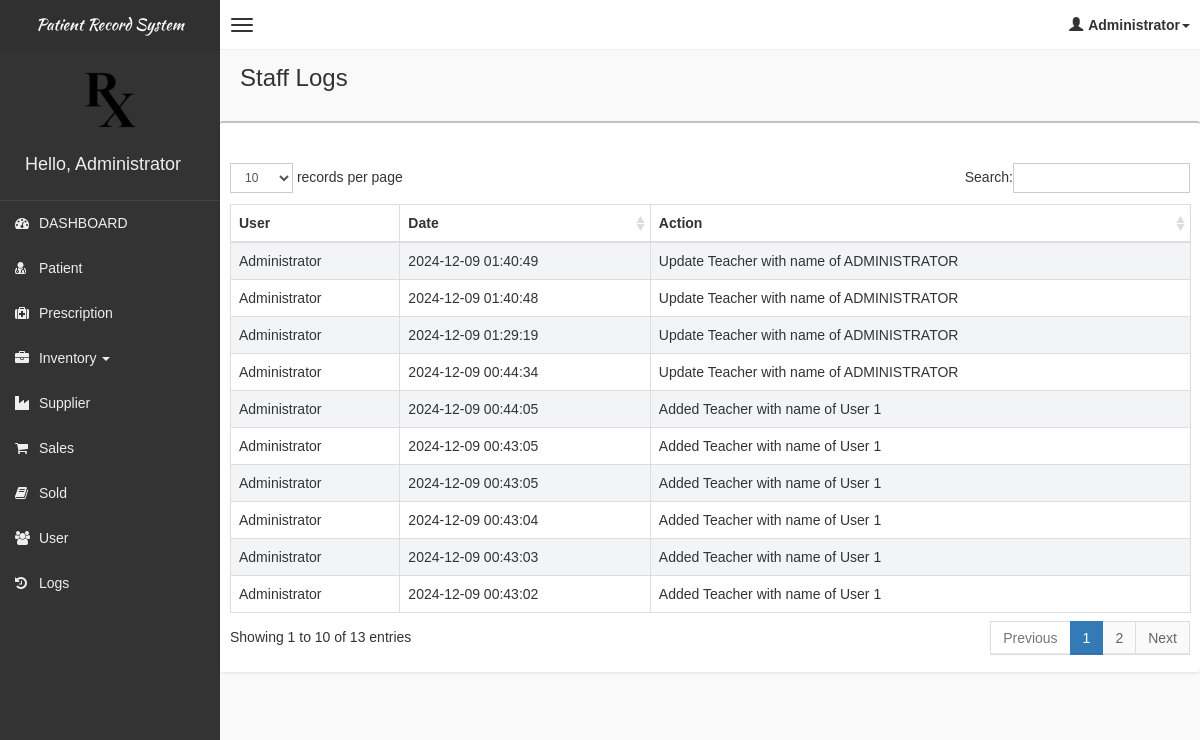
Page /pages/logs/logs.php (signed in) on the committed database.
### tables this page shows
CREATE TABLE `tbllogs` (
  `id` int(11) NOT NULL,
  `user` varchar(50) NOT NULL,
  `logdate` datetime NOT NULL,
  `action` text NOT NULL,
  `old_value` longtext DEFAULT NULL CHECK (json_valid(`old_value`)),
  `new_value` longtext DEFAULT NULL
);

### pages/logs/logs.php (the view, shortened to what this page needs)
<!DOCTYPE html>
<html>
    <?php
    if(!isset($_SESSION['role']))
    {
        header("Location: ../../login.php");
    }
    else
    {
    include('../head_css.php'); ?>
    <body class="skin-black">
        <?php
        include "../connection.php";
        ?>
        <?php include('../header.php'); ?>
        <div class="wrapper row-offcanvas row-offcanvas-left">
            <?php include('../sidebar-left.php'); ?>
            <aside class="right-side">
                <section class="content-header">
                    <h1>
                        Staff Logs
                    </h1>
                </section>
                <section class="content">
                    <div class="row">
                            <div class="box">
                                <div class="box-header">
                                    <div style="padding:10px;">
                                    </div>
                                </div>
                                <div class="box-body table-responsive">
                                <form method="post">
                                    <table id="table" class="table table-bordered table-striped">
                                        <thead>
                                            <tr>
                                                <th>User</th>
                                                <th>Date</th>
                                                <th>Action</th>
                                            </tr>
                                        </thead>
                                        <tbody>
                                            <?php
                                                $squery = mysqli_query($con, "select * from tbllogs order by logdate desc");
                                                while($row = mysqli_fetch_array($squery))
                                                {
                                                    echo '
                                                    <tr>
                                                        <td>'.$row['user'].'</td>
                                                        <td>'.$row['logdate'].'</td>
                                                        <td>'.$row['action'].'</td>
                                                    </tr>
                                                    ';
                                                }
                                            ?>
                                        </tbody>
                                    </table>
                                    </form>
                                </div>
                            </div>
                    </div>
                </section>
            </aside>
        </div>
        <?php }
        include "../footer.php"; ?>
    </body>
</html>

### css/AdminLTE.css (style rules this page uses)
html, body { overflow-x: hidden!important; font-family: 'Source Sans Pro', sans-serif; -webkit-font-smoothing: antialiased; min-height: 100%; background: #f9f9f9; }
.wrapper { min-height: 100%; }
.wrapper:before, .wrapper:after { display: table; content: " "; }
.wrapper:after { clear: both; }
.right-side, .left-side { min-height: 100%; display: block; }
.right-side { background-color: #f9f9f9; margin-left: 220px; }
.content { padding: 20px 15px; background: #f9f9f9; }
h1, h2, h3, h4, h5, h6, .h1, .h2, .h3, .h4, .h5, .h6 { font-family: 'Source Sans Pro', sans-serif; }
.table-striped > tbody > tr:nth-child(odd) > td, .table-striped > tbody > tr:nth-child(odd) > th { background-color: #f3f4f5; }
.right-side > .content-header { position: relative; padding: 15px 15px 10px 20px; }
.right-side > .content-header > h1 { margin: 0; font-size: 24px; }
.box { position: relative; background: #ffffff; border-top: 2px solid #c1c1c1; margin-bottom: 20px; -webkit-border-radius: 3px; -moz-border-radius: 3px; border-radius: 3px; width: 100%; box-shadow: 0px 1px 3px rgba(0, 0, 0, 0.1); }
.box .box-header { position: relative; -webkit-border-top-left-radius: 3px; -webkit-border-top-right-radius: 3px; -webkit-border-bottom-right-radius: 0; -webkit-border-bottom-left-radius: 0; -moz-border-radius-topleft: 3px; -moz-border-radius-topright: 3px; -moz-border-radius-bottomright: 0; -moz-border-radius-bottomleft: 0; border-top-left-radius: 3px; border-top-right-radius: 3px; border-bottom-right-radius: 0; border-bottom-left-radius: 0; border-bottom: 0px solid #f4f4f4; color: #444; padding-bottom: 10px; }
.box .box-header:before, .box .box-header:after { display: table; content: " "; }
.box .box-header:after { clear: both; }
.box .box-body { padding: 10px; -webkit-border-top-left-radius: 0; -webkit-border-top-right-radius: 0; -webkit-border-bottom-right-radius: 3px; -webkit-border-bottom-left-radius: 3px; -moz-border-radius-topleft: 0; -moz-border-radius-topright: 0; -moz-border-radius-bottomright: 3px; -moz-border-radius-bottomleft: 3px; border-top-left-radius: 0; border-top-right-radius: 0; border-bottom-right-radius: 3px; border-bottom-left-radius: 3px; }
.box .box-body .table { margin-bottom: 0; }
.skin-black .right-side > .content-header { background: transparent; box-shadow: none; }

### rows in the picture
tbllogs: user "Administrator", logdate "2024-12-09 01:40:49", action "Update Teacher with name of ADMINISTRATOR"
tbllogs: user "Administrator", logdate "2024-12-09 01:40:48", action "Update Teacher with name of ADMINISTRATOR"
tbllogs: user "Administrator", logdate "2024-12-09 01:29:19", action "Update Teacher with name of ADMINISTRATOR"
tbllogs: user "Administrator", logdate "2024-12-09 00:44:34", action "Update Teacher with name of ADMINISTRATOR"
tbllogs: user "Administrator", logdate "2024-12-09 00:44:05", action "Added Teacher with name of User 1"
tbllogs: user "Administrator", logdate "2024-12-09 00:43:05", action "Added Teacher with name of User 1"
tbllogs: user "Administrator", logdate "2024-12-09 00:43:05", action "Added Teacher with name of User 1"
tbllogs: user "Administrator", logdate "2024-12-09 00:43:04", action "Added Teacher with name of User 1"
tbllogs: user "Administrator", logdate "2024-12-09 00:43:03", action "Added Teacher with name of User 1"
tbllogs: user "Administrator", logdate "2024-12-09 00:43:02", action "Added Teacher with name of User 1"

### other values in the picture
$_SESSION['role'] "Administrator"
